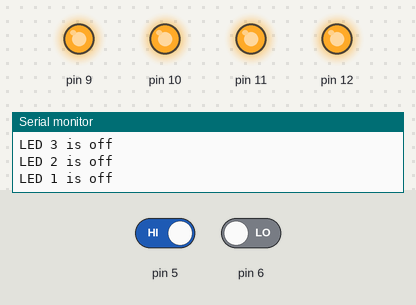
Bench run of a sketch on a simulated Arduino Uno, built with avr-gcc and run on an emulated ATmega328P. Shown: output pins drawn as LEDs (lit = HIGH), the last lines printed to the serial monitor. The inputs (shaded band) are chosen by the test bench; at power-on: pin 5 HIGH, pin 6 LOW.

Above: at 2.4 s.
2.5 s: pin 5 driven LOW
At 3.3 s:
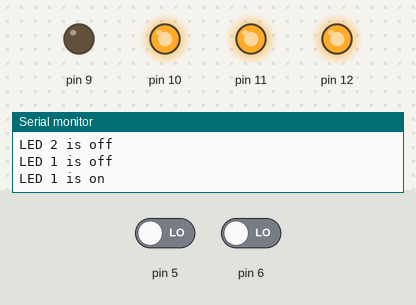
At 4.6 s:
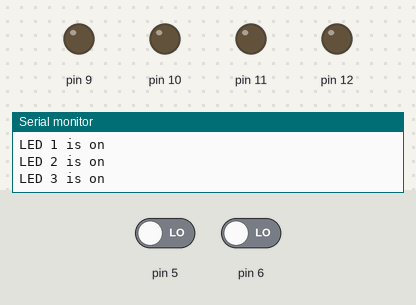
5.3 s: pin 5 driven HIGH
At 5.7 s:
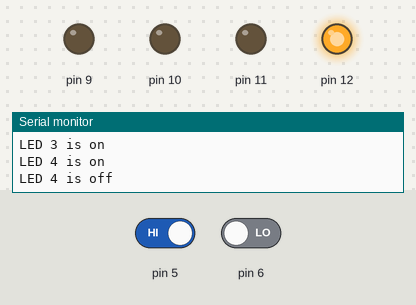
Timing chart, 0 to 8.3 s (numbered marks = the images above; inputs shaded):
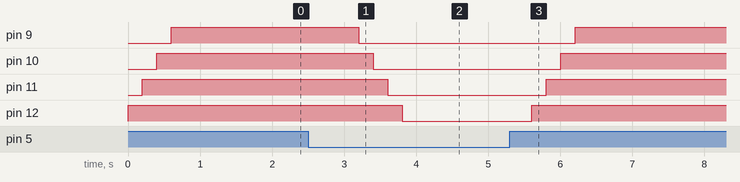

Measured:
- after the input at 2.5 s, pin 9: HIGH → LOW after 0.70 s; pin 10: HIGH → LOW after 0.90 s; pin 11: HIGH → LOW after 1.1 s; pin 12: HIGH → LOW after 1.3 s
- after the input at 5.3 s, pin 9: LOW → HIGH after 0.91 s; pin 10: LOW → HIGH after 0.71 s; pin 11: LOW → HIGH after 0.51 s; pin 12: LOW → HIGH after 0.31 s

The sketch:

ch07_exam1_3.ino
```cpp
void setup() {
  Serial.begin(9600);
  pinMode(5, INPUT);
  pinMode(6, INPUT);
  for (int i=9; i<13; i++) {
    pinMode(i, OUTPUT);
  }
}

void loop() {
  if (digitalRead(5) == LOW) {
    for (int i=9; i<13; i++){
      digitalWrite(i, 0);
      Serial.print("LED ");
      Serial.print(i-8);
      Serial.println(" is on");
      delay(200);
    }
  } else if (digitalRead(6) == LOW) {
    for (int i=12; i>8; i--){
      digitalWrite(i, 1);
      Serial.print("LED ");
      Serial.print(i-8);
      Serial.println(" is off");
      delay(200);
      }
  }
}
```
